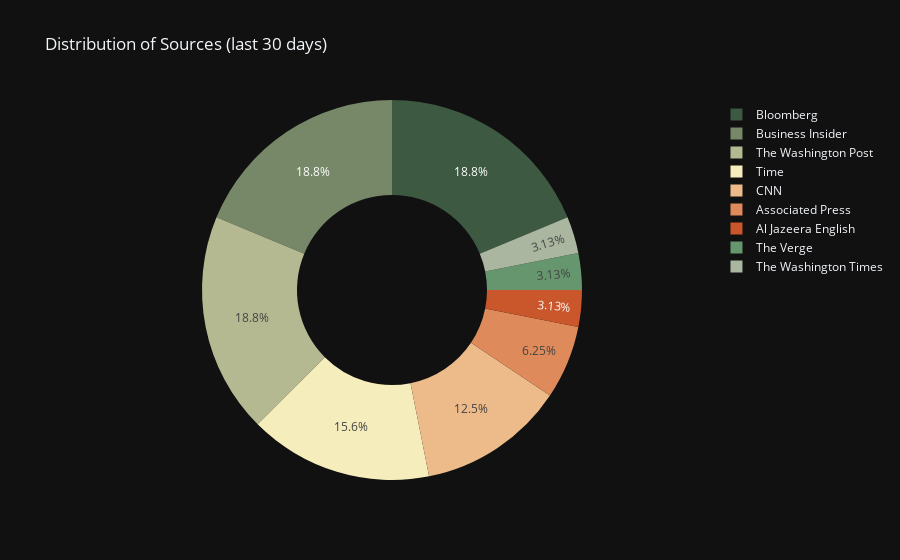

The code cell stored with this chart in its notebook:
### Code cell
fig = px.pie(sources, values = 'Count', names = 'Source', template = 'plotly_dark', 
title = 'Distribution of Sources (last 30 days)', hole = 0.5, color_discrete_sequence=px.colors.diverging.Fall)

fig.show()

### Figure 1 — Plotly figure (JSON) as saved in the notebook; plotly's stock layout.template omitted (floating-point values rounded to 4 significant figures)
{"data": [{"domain": {"x": [0, 1], "y": [0, 1]}, "hole": 0.5, "hovertemplate": "Source=%{label}<br>Count=%{value}<extra></extra>", "labels": ["Bloomberg", "Business Insider", "The Washington Post", "Time", "CNN", "Associated Press", "Al Jazeera English", "The Verge", "The Washington Times"], "legendgroup": "", "name": "", "showlegend": true, "type": "pie", "values": [6, 6, 6, 5, 4, 2, 1, 1, 1]}], "layout": {"legend": {"tracegroupgap": 0}, "piecolorway": ["rgb(61, 89, 65)", "rgb(119, 136, 104)", "rgb(181, 185, 145)", "rgb(246, 237, 189)", "rgb(237, 187, 138)", "rgb(222, 138, 90)", "rgb(202, 86, 44)"], "title": {"text": "Distribution of Sources (last 30 days)"}}}
